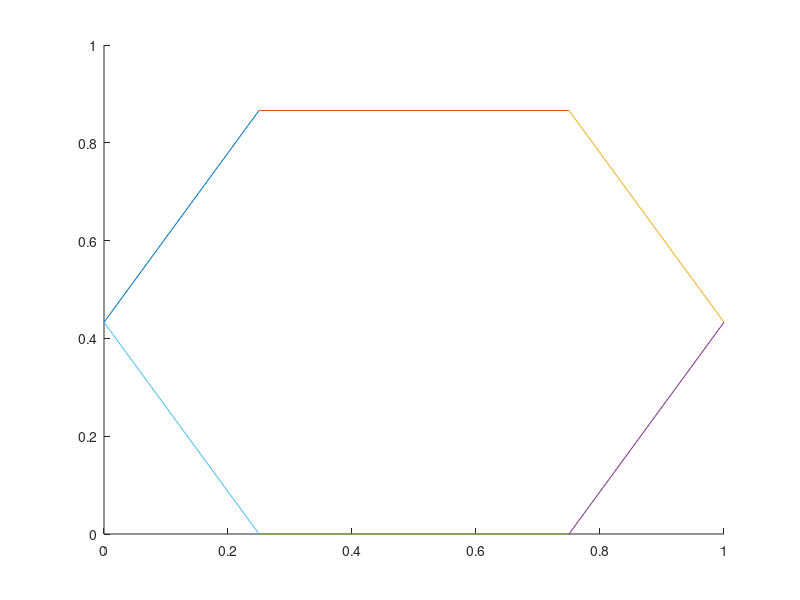

Recreate this plot in MATLAB. (Note: this script raises an error after producing the figure.)
clc
clear
sim_mark='r*';

%% hexagon
a = 1;
A_1 = 30*pi/180;
A_2 = 60*pi/180;
A_3 = 90*pi/180;
A_4 = 120*pi/180;
A_5 = 150*pi/180;
b = a/2;
c = a*sqrt(3)/2;

A = [0 b*sqrt(3)/2]; B = [b/2 c]; C = [b*3/2 c]; 
D = [a b*sqrt(3)/2]; E = [b*3/2 0]; F = [b/2 0];
x = [A(1) B(1) C(1) D(1) E(1) F(1)];
y = [A(2) B(2) C(2) D(2) E(2) F(2)];
figure(1);
hold on;
n = length(x);
for i = 1 : n
    j = i;
    if i == n
        k = 1;
    else
        k = i+1;
    end
    plot([x(j) x(k)],[y(j) y(k)]);
%     plot([A(1) B(1)],[A(2) B(2)]);
end
figure(2);
%%
height = 3;
x_cell = cell(1,1);
x_cell{1,1} = x;
y_cell{1,1} = y;
%%%%%%%%%%%%%%%%%%%%%%%%%%%%%%%%%%%%%%%%%%%%%%%%%%%%%%%%%%%%%%%%%%%%%%%%%%%
% A is set to R
R = A;
% [d_array,r2d_cdf] = sim_polygon_R2rand(R,x,y,height);
[d_array,r2d_cdf,sim_density] = sim_tiered_polygon_R2rand(R,x_cell,y_cell,[],height);
R_A=plot(d_array,r2d_cdf,sim_mark);
hold on;

% RB = c; RC = b; BC = a;
% [ r_array, cdf_array ] = cdf_triangle_vertex2rand( RB,RC,BC );
% [ r_array, cdf_array ] = cdf_Polygon_R2rand( R,x,y,height);
[ r_array, cdf_array ] = cdf_tiered_polygon_R2rand( R,x_cell,y_cell,[],height);
plot(r_array,cdf_array);

%%%%%%%%%%%%%%%%%%%%%%%%%%%%%%%%%%%%%%%%%%%%%%%%%%%%%%%%%%%%%%%%%%%%%%%%%%%

% R is an interior point
R = [0.5 0.4];
% [d_array,r2d_cdf] = sim_polygon_R2rand(R,x,y,height);
[d_array,r2d_cdf,sim_density] = sim_tiered_polygon_R2rand(R,x_cell,y_cell,[],height);
R_I=plot(d_array,r2d_cdf,'g*');
hold on;

% RB = c; RC = b; BC = a;
% [ r_array, cdf_array ] = cdf_triangle_vertex2rand( RB,RC,BC );
% [ r_array, cdf_array ] = cdf_Polygon_R2rand( R,x,y,height);
[ r_array, cdf_array ] = cdf_tiered_polygon_R2rand( R,x_cell,y_cell,[],height);
plot(r_array,cdf_array);
%%%%%%%%%%%%%%%%%%%%%%%%%%%%%%%%%%%%%%%%%%%%%%%%%%%%%%%%%%%%%%%%%%%%%%%%%%%
% R is an exterior point
R = [0 0];
% [d_array,r2d_cdf] = sim_polygon_R2rand(R,x,y,height);

[d_array,r2d_cdf,sim_density] = sim_tiered_polygon_R2rand(R,x_cell,y_cell,[],height);

R_E=plot(d_array,r2d_cdf,'k*');
hold on;

% RB = c; RC = b; BC = a;
% [ r_array, cdf_array ] = cdf_triangle_vertex2rand( RB,RC,BC );
% [ r_array, cdf_array ] = cdf_Polygon_R2rand( R,x,y,height);
[ r_array, cdf_array ] = cdf_tiered_polygon_R2rand( R,x_cell,y_cell,[],height);
plot(r_array,cdf_array);
%%%%%%%%%%%%%%%%%%%%%%%%%%%%%%%%%%%%%%%%%%%%%%%%%%%%%%%%%%%%%%%%%%%%%%%%%%%

%==========================================
box on;
% axis([0 1.0 0 1.0]);
xlabel('Distance','fontsize',16);
ylabel('CDF','fontsize',16);

% AX = legend([lkm_based existing sim_based],'LKM-based','Existing Result','Simulation',4);
AX = legend([R_A  R_I R_E],'R is a vertex','R is (0.5,0.4)(interior)','R is (0,0)(exterior)',1);
LEG = findobj(AX,'type','text');
set(LEG,'FontSize',16);
grid on;